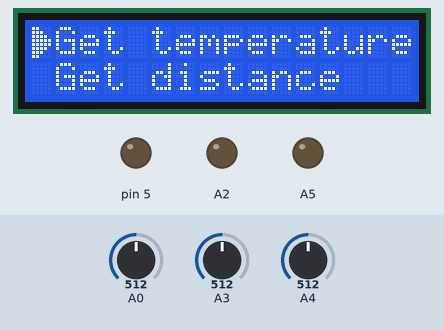
The sketch below on a simulated Arduino Uno, built with avr-gcc and run on an emulated ATmega328P. On the bench: 16×2 character LCD, output pins drawn as LEDs (lit = HIGH). The test bench sets the inputs (shaded band); at power-on: A3 = 512, A4 = 512, A0 = 512.

Above: at 1.2 s.
1.3 s: A3 set to 791
2.8 s: A3 set to 810
At 3.4 s:
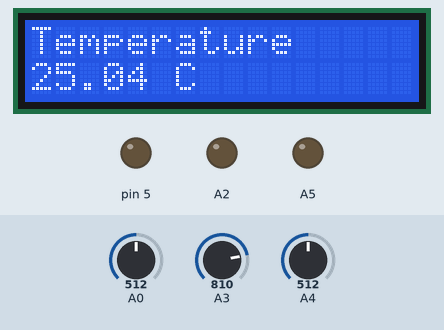
4.3 s: A3 set to 408
5.8 s: A3 set to 389
At 6.9 s:
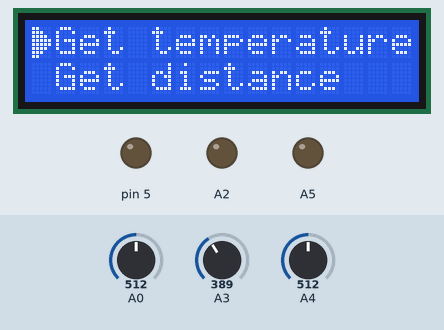
7.3 s: A4 set to 415
8.8 s: A4 set to 384
At 9.2 s:
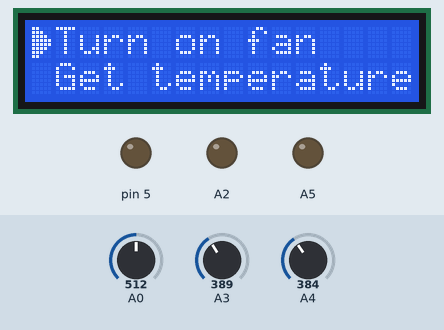
Timing chart, 0 to 11.3 s (numbered marks = the images above; inputs shaded):
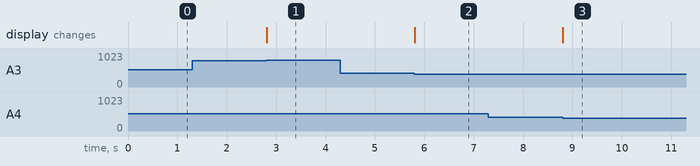

Measured:
- the behaviour switches between 800 and 801 on A3 (found by bisection; images 0 and 1)
- the behaviour switches between 400 and 399 on A3 (found by bisection; images 1 and 2)
- the behaviour switches between 400 and 399 on A4 (found by bisection; images 2 and 3)
- after the input at 1.3 s, every drawn part: stays the same
- after the input at 2.8 s, the display: changes at once (image 1)
- after the input at 4.3 s, every drawn part: stays the same
- after the input at 5.8 s, the display: changes at once (image 2)
- after the input at 7.3 s, every drawn part: stays the same
- after the input at 8.8 s, the display: changes at once (image 3)

The sketch:

Arduino.ino
```cpp
#include <Arduino.h>

#include "Central.h"

Central central;

void setup() { Serial.begin(9600); }

void loop() { central.loop(); }
```

Central.cpp
```cpp
//
// Created by buimi on 5/3/2022.
//

#include "Central.h"

#include <Arduino.h>

#include "Fan.h"
#include "JoyStick.h"
#include "MainMenu.h"
#include "Menu.h"
#include "MusicMenu.h"
#include "Screen.h"
#include "Speaker.h"
#include "TempSensor.h"
#include "UltraSoundSensor.h"

Central::Central()
    : fan_(A5),
      joy_stick_(A3, A4),
      screen_(4, 6, 10, 11, 12, 13),
      speaker_(A2),
      temp_sensor_(A0),
      ultra_sound_sensor_(5, 7),
      main_menu_(screen_, temp_sensor_, ultra_sound_sensor_, fan_),
      music_menu_(speaker_),
      menu_idx_(0),
      menus_({&main_menu_, &music_menu_}),
      need_refresh_gui_(true),
      prev_direction_(Direction::no) {}

void Central::gui() {
  Menu& current_menu_ = *menus_[menu_idx_];
  if (!current_menu_.scrollable()) {
    current_menu_.action();
  } else {
    if (!need_refresh_gui_) return;

    screen_.clear_lcd();

    uint8_t idx = current_menu_.current_idx();
    uint8_t size = current_menu_.size();
    uint8_t line = current_menu_.current_line();
    uint8_t display = (idx + size - line) % size;

    screen_.lcd.setCursor(1, 0);

    screen_.lcd.print(current_menu_[display]);
    screen_.lcd.setCursor(1, 1);
    screen_.lcd.print(current_menu_[(display + 1) % size]);
    screen_.draw_arrow(line);

    need_refresh_gui_ = false;
  }
}

void Central::loop() {
  Menu& current_menu_ = *menus_[menu_idx_];
  gui();

  Direction direction = joy_stick_.read();
  if (direction == prev_direction_) return;

  if (direction == Direction::up || direction == Direction::down) {
    current_menu_.scroll(direction);
    need_refresh_gui_ = true;
  }

  if (direction == Direction::right) {
    int8_t signal = current_menu_.right();
    need_refresh_gui_ = true;
    menu_idx_ += signal;
  }

  if (direction == Direction::left) {
    int8_t signal = current_menu_.left();
    need_refresh_gui_ = true;
    menu_idx_ += signal;
  }

  prev_direction_ = direction;
}
```

Central.h
```cpp
//
// Created by buimi on 5/3/2022.
//

#ifndef BE_ARDUINO_CENTRAL_H
#define BE_ARDUINO_CENTRAL_H

#include <Arduino.h>
#include <LiquidCrystal.h>

#include "Fan.h"
#include "JoyStick.h"
#include "MainMenu.h"
#include "Menu.h"
#include "MusicMenu.h"
#include "Screen.h"
#include "Speaker.h"
#include "TempSensor.h"
#include "UltraSoundSensor.h"

class Central {
 private:
  Fan fan_;
  JoyStick joy_stick_;
  Screen screen_;
  Speaker speaker_;
  TempSensor temp_sensor_;
  UltraSoundSensor ultra_sound_sensor_;

  MainMenu main_menu_;
  MusicMenu music_menu_;

  uint8_t menu_idx_;
  Menu* menus_[2];
  // Variable which gives us the indication whether we must refresh the
  // interface or not
  bool need_refresh_gui_;
  Direction prev_direction_;

  void gui();

 public:
  Central();

  void loop();
};

#endif  // BE_ARDUINO_CENTRAL_H
```

Device.cpp
```cpp
//
// Created by buimi on 5/3/2022.
//

#include "Device.h"

#include <Arduino.h>
Device::Device(const char *name) : name_(name) {}
// return a string for debugging purpose
String Device::get_debug_string() { return name_; }
void Device::print_debug_string() { Serial.print(get_debug_string()); }
```

Device.h
```cpp
//
// Created by buimi on 5/3/2022.
//

#ifndef BE_ARDUINO_DEVICE_H
#define BE_ARDUINO_DEVICE_H

#include <Arduino.h>

class Device {
 protected:
  const char* name_;
  Device(const char* name);

 public:
  String get_debug_string();
  void print_debug_string();
};

#endif  // BE_ARDUINO_DEVICE_H
```

Fan.cpp
```cpp
//
// Created by buimi on 5/3/2022.
//

#include "Fan.h"

#include <Arduino.h>
Fan::Fan(const uint8_t pin, const char *name)
    : OutputDevice<uint8_t>(name), pin_(pin) {
  pinMode(pin_, OUTPUT);
}
// Activate Fan with its speed
void Fan::write(const uint8_t &speed) { analogWrite(pin_, speed); }
```

Fan.h
```cpp
//
// Created by buimi on 5/3/2022.
//

#ifndef BE_ARDUINO_FAN_H
#define BE_ARDUINO_FAN_H

#include <Arduino.h>

#include "OutputDevice.h"

class Fan : public OutputDevice<uint8_t> {
 private:
  Fan(const int pin, const char* name);
  const uint8_t pin_;

 public:
  Fan(const uint8_t pin, const char* name = "Fan");


  void write(const uint8_t& speed) override;
};

#endif  // BE_ARDUINO_FAN_H
```

InputDevice.h
```cpp
//
// Created by buimi on 5/3/2022.
//

#ifndef BE_ARDUINO_INPUTDEVICE_H
#define BE_ARDUINO_INPUTDEVICE_H

#include <Arduino.h>

#include "Device.h"

template <typename T>
class InputDevice : public Device {
 private:
  const char *unit_;

 protected:
  T data_;

 public:
  InputDevice(const char *name, const char *unit) : Device(name), unit_(unit) {}

  virtual const T &read() = 0;
};

#endif  // BE_ARDUINO_INPUTDEVICE_H
```

JoyStick.cpp
```cpp
//
// Created by buimi on 5/3/2022.
//

#include "JoyStick.h"

#include <Arduino.h>

constexpr int LEFT_THRESHOLD = 400;
constexpr int RIGHT_THRESHOLD = 800;
constexpr int UP_THRESHOLD = 400;
constexpr int DOWN_THRESHOLD = 800;
JoyStick::JoyStick(const uint8_t pin_x, const uint8_t pin_y, const char *name)
    : InputDevice<Direction>(name, ""), pin_x_(pin_x), pin_y_(pin_y) {}

// Return the current direction of the Joystick (Left/Right/Up/Down/No)
const Direction &JoyStick::read() {
  int val_x = analogRead(pin_x_);
  int val_y = analogRead(pin_y_);

  uint8_t command = static_cast<uint8_t>(Direction::no);

  if (val_x < LEFT_THRESHOLD) {
    command |= static_cast<uint8_t>(Direction::left);
  } else if (val_x > RIGHT_THRESHOLD) {
    command |= static_cast<uint8_t>(Direction::right);
  }
  if (val_y < UP_THRESHOLD) {
    command |= static_cast<uint8_t>(Direction::up);
  } else if (val_y > DOWN_THRESHOLD) {
    command |= static_cast<uint8_t>(Direction::down);
  }

  data_ = Direction::no;
  if (command & static_cast<uint8_t>(Direction::left)) {
    data_ = Direction::left;
  }
  if (command & static_cast<uint8_t>(Direction::right)) {
    data_ = Direction::right;
  }
  if (command & static_cast<uint8_t>(Direction::up)) {
    data_ = Direction::up;
  }
  if (command & static_cast<uint8_t>(Direction::down)) {
    data_ = Direction::down;
  }

  return data_;
}
```

JoyStick.h
```cpp
//
// Created by buimi on 5/3/2022.
//

#ifndef BE_ARDUINO_JOYSTICK_H
#define BE_ARDUINO_JOYSTICK_H

#include "InputDevice.h"

// Enumerator class Direction to define directions
enum class Direction : uint8_t {
  no = 0x00,
  left = 0x01,
  right = 0x02,
  up = 0x04,
  down = 0x08
};

class JoyStick : public InputDevice<Direction> {
 private:
  JoyStick(const int pin_x, const int pin_y, const char *name);
  const uint8_t pin_x_;
  const uint8_t pin_y_;

 public:
  JoyStick(const uint8_t pin_x, const uint8_t pin_y,
           const char *name = "JoyStick");

  const Direction &read() override;
};

#endif  // BE_ARDUINO_JOYSTICK_H
```

MainMenu.cpp
```cpp
//
// Created by buimi on 5/3/2022.
//

#include "MainMenu.h"

#include <Arduino.h>

const char* MainMenuItems[] = {"Get temperature", "Get distance", "Play song",
                               "Turn on fan"};

constexpr unsigned long UPDATE_INTERVAL_MILLIS = 1000;

MainMenu::MainMenu(Screen& screen, TempSensor& temp_sensor,
                   UltraSoundSensor& ultra_sound_sensor, Fan& fan)
    : Menu(MainMenuItems, sizeof(MainMenuItems) / sizeof(const char*)),
      screen_(screen),
      temp_sensor_(temp_sensor),
      ultra_sound_sensor_(ultra_sound_sensor),
      fan_(fan),
      use_fan_(false),
      prev_millis_(-UPDATE_INTERVAL_MILLIS) {}

void MainMenu::temperature() {
  screen_.lcd.print("Temperature");
  screen_.lcd.setCursor(0, 1);
  screen_.lcd.print(String(temp_sensor_.read()) + " C");
}

void MainMenu::distance() {
  screen_.lcd.print("Distance");
  screen_.lcd.setCursor(0, 1);
  screen_.lcd.print(String(ultra_sound_sensor_.read()) + " cm");
}

void MainMenu::fan() {
  use_fan_ = true;
  screen_.lcd.print("Fan");
  fan_.write(150);
}

int8_t MainMenu::action() {
  unsigned long current_millis_ = millis();
  if (current_millis_ - prev_millis_ < UPDATE_INTERVAL_MILLIS) return 0;
  // The screen refresh every 1s -> Temp and Distance update every 1s
  prev_millis_ = current_millis_;

  screen_.lcd.clear();
  screen_.lcd.setCursor(0, 0);
  switch (idx_) {
    case 0:
      temperature();
      break;
    case 1:
      distance();
      break;
    case 3:
      fan();
      break;
  }

  return 0;
}

int8_t MainMenu::right() {
  // If we want to go to Play Song menu
  if (idx_ == 2) {
    return 1;
  } else {
    scrollable_ = false;
    return 0;
  }
}
// If the Menu is not scrollable, when we move the cursor left, the menu becomes
// scrollable
int8_t MainMenu::left() {
  if (!scrollable_) {
    scrollable_ = true;
    // Current_millis_ - prev_millis_ is always > UPDATE_INTERVAL_MILLIS -> no
    // delay
    prev_millis_ = -UPDATE_INTERVAL_MILLIS;
    if (use_fan_) {
      use_fan_ = false;
      fan_.write(0);
      screen_.reset_lcd();
    }
  }
  return 0;
}
```

MainMenu.h
```cpp
//
// Created by buimi on 5/3/2022.
//

#ifndef BE_ARDUINO_MAINMENU_H
#define BE_ARDUINO_MAINMENU_H

#include <Arduino.h>

#include "Fan.h"
#include "Menu.h"
#include "Screen.h"
#include "TempSensor.h"
#include "UltraSoundSensor.h"

class MainMenu : public Menu {
 private:
  void temperature();
  void distance();
  void fan();

  Screen& screen_;

  TempSensor& temp_sensor_;
  UltraSoundSensor& ultra_sound_sensor_;

  Fan& fan_;
  bool use_fan_;

  unsigned long prev_millis_;

 public:
  MainMenu(Screen& screen, TempSensor& temp_sensor,
           UltraSoundSensor& ultra_sound_sensor, Fan& fan);

  int8_t action() override;
  int8_t right() override;
  int8_t left() override;
};

#endif  // BE_ARDUINO_MAINMENU_H
```

Menu.cpp
```cpp
//
// Created by buimi on 5/3/2022.
//

#include "Menu.h"

#include <Arduino.h>

#include "JoyStick.h"

Menu::Menu(const char* const* items, uint8_t size)
    : line_(0), idx_(0), items_(items), size_(size), scrollable_(true) {}

void Menu::scroll(Direction direction) {
  // If not scrollable , do nothing
  if (!scrollable_) return;

  //  if Scroll, move cursor and line
  if (direction == Direction::up) {
    line_ = 0;
    idx_ = (idx_ + size_ - 1) % size_;

  } else if (direction == Direction::down) {
    line_ = 1;
    idx_ = (idx_ + size_ + 1) % size_;
  }
}

const char* Menu::operator[](uint8_t idx) const { return items_[idx]; }

uint8_t Menu::current_line() const { return line_; }
// Index of the current line
uint8_t Menu::current_idx() const { return idx_; }
uint8_t Menu::size() const { return size_; }

bool Menu::scrollable() const { return scrollable_; }
```

Menu.h
```cpp
//
// Created by buimi on 5/3/2022.
//

#ifndef BE_ARDUINO_MENU_H
#define BE_ARDUINO_MENU_H

#include <Arduino.h>

#include "JoyStick.h"

class Menu {
 protected:
  // The line of the menu (0/1)
  uint8_t line_;
  // The index of the current menu items (GetTemp/GetDist/PlaySong/TurnOnFan for the Main Menu)
  uint8_t idx_;

  const char* const* items_;
  // The size of the current menu (4 for the Main Menu)
  uint8_t size_;
  // The state of the Joystick in the Menu (Scrollable or not)
  bool scrollable_;

 public:
  Menu(const char* const* items, uint8_t size);
  // Scroll Up Down
  void scroll(Direction direction);

  virtual int8_t action() = 0;
  virtual int8_t right() = 0;
  virtual int8_t left() = 0;
  // Return the display string
  const char* operator[](uint8_t idx) const;

  uint8_t current_line() const;
  uint8_t current_idx() const;
  uint8_t size() const;
  bool scrollable() const;
};

#endif  // BE_ARDUINO_MENU_H
```

MusicMenu.cpp
```cpp
//
// Created by buimi on 5/3/2022.
//

#include "MusicMenu.h"

#include <Arduino.h>

#include "Songs.h"

MusicMenu::MusicMenu(Speaker& speaker)
    : Menu(SongNames, NumberOfSongs), speaker_(speaker) {}

int8_t MusicMenu::action() { return 0; }

// Play music on speaker then stop
int8_t MusicMenu::right() {
  speaker_.write(idx_);
  return 0;
}

// If we move Joystick to the left in the MusicMenu, decrease the MenuIndex by 1
int8_t MusicMenu::left() { return -1; }
```

MusicMenu.h
```cpp
//
// Created by buimi on 5/3/2022.
//

#ifndef BE_ARDUINO_MUSICMENU_H
#define BE_ARDUINO_MUSICMENU_H

#include <Arduino.h>

#include "Menu.h"
#include "Speaker.h"

class MusicMenu : public Menu {
 private:
  Speaker& speaker_;

 public:
  MusicMenu(Speaker& speaker);

  int8_t action() override;
  int8_t right() override;
  int8_t left() override;
};

#endif  // BE_ARDUINO_MUSICMENU_H
```

OutputDevice.h
```cpp
//
// Created by buimi on 5/3/2022.
//

#ifndef BE_ARDUINO_OUTPUTDEVICE_H
#define BE_ARDUINO_OUTPUTDEVICE_H

#include <Arduino.h>

#include "Device.h"
// Use template because we can write different types of data
template <typename T>
class OutputDevice : public Device {
 public:
  OutputDevice(const char* name) : Device(name) {}

  virtual void write(const T& value) = 0;
};

#endif  // BE_ARDUINO_OUTPUTDEVICE_H
```

Pitch.h
```cpp
//
// Created by buimi on 5/3/2022.
//

#ifndef BE_ARDUINO_PITCH_H
#define BE_ARDUINO_PITCH_H

#include <Arduino.h>
// The pitch of all musical notes
constexpr uint16_t NOTE_0 = 0;
constexpr uint16_t NOTE_B0 = 31;
constexpr uint16_t NOTE_C1 = 33;
constexpr uint16_t NOTE_CS1 = 35;
constexpr uint16_t NOTE_D1 = 37;
constexpr uint16_t NOTE_DS1 = 39;
constexpr uint16_t NOTE_E1 = 41;
constexpr uint16_t NOTE_F1 = 44;
constexpr uint16_t NOTE_FS1 = 46;
constexpr uint16_t NOTE_G1 = 49;
constexpr uint16_t NOTE_GS1 = 52;
constexpr uint16_t NOTE_A1 = 55;
constexpr uint16_t NOTE_AS1 = 58;
constexpr uint16_t NOTE_B1 = 62;
constexpr uint16_t NOTE_C2 = 65;
constexpr uint16_t NOTE_CS2 = 69;
constexpr uint16_t NOTE_D2 = 73;
constexpr uint16_t NOTE_DS2 = 78;
constexpr uint16_t NOTE_E2 = 82;
constexpr uint16_t NOTE_F2 = 87;
constexpr uint16_t NOTE_FS2 = 93;
constexpr uint16_t NOTE_G2 = 98;
constexpr uint16_t NOTE_GS2 = 104;
constexpr uint16_t NOTE_A2 = 110;
constexpr uint16_t NOTE_AS2 = 117;
constexpr uint16_t NOTE_B2 = 123;
constexpr uint16_t NOTE_C3 = 131;
constexpr uint16_t NOTE_CS3 = 139;
constexpr uint16_t NOTE_D3 = 147;
constexpr uint16_t NOTE_DS3 = 156;
constexpr uint16_t NOTE_E3 = 165;
constexpr uint16_t NOTE_F3 = 175;
constexpr uint16_t NOTE_FS3 = 185;
constexpr uint16_t NOTE_G3 = 196;
constexpr uint16_t NOTE_GS3 = 208;
constexpr uint16_t NOTE_A3 = 220;
constexpr uint16_t NOTE_AS3 = 233;
constexpr uint16_t NOTE_B3 = 247;
constexpr uint16_t NOTE_C4 = 262;
constexpr uint16_t NOTE_CS4 = 277;
constexpr uint16_t NOTE_D4 = 294;
constexpr uint16_t NOTE_DS4 = 311;
constexpr uint16_t NOTE_E4 = 330;
constexpr uint16_t NOTE_F4 = 349;
constexpr uint16_t NOTE_FS4 = 370;
constexpr uint16_t NOTE_G4 = 392;
constexpr uint16_t NOTE_GS4 = 415;
constexpr uint16_t NOTE_A4 = 440;
constexpr uint16_t NOTE_AS4 = 466;
constexpr uint16_t NOTE_B4 = 494;
constexpr uint16_t NOTE_C5 = 523;
constexpr uint16_t NOTE_CS5 = 554;
constexpr uint16_t NOTE_D5 = 587;
constexpr uint16_t NOTE_DS5 = 622;
constexpr uint16_t NOTE_E5 = 659;
constexpr uint16_t NOTE_F5 = 698;
constexpr uint16_t NOTE_FS5 = 740;
constexpr uint16_t NOTE_G5 = 784;
constexpr uint16_t NOTE_GS5 = 831;
constexpr uint16_t NOTE_A5 = 880;
constexpr uint16_t NOTE_AS5 = 932;
constexpr uint16_t NOTE_B5 = 988;
constexpr uint16_t NOTE_C6 = 1047;
constexpr uint16_t NOTE_CS6 = 1109;
constexpr uint16_t NOTE_D6 = 1175;
constexpr uint16_t NOTE_DS6 = 1245;
constexpr uint16_t NOTE_E6 = 1319;
constexpr uint16_t NOTE_F6 = 1397;
constexpr uint16_t NOTE_FS6 = 1480;
constexpr uint16_t NOTE_G6 = 1568;
constexpr uint16_t NOTE_GS6 = 1661;
constexpr uint16_t NOTE_A6 = 1760;
constexpr uint16_t NOTE_AS6 = 1865;
constexpr uint16_t NOTE_B6 = 1976;
constexpr uint16_t NOTE_C7 = 2093;
constexpr uint16_t NOTE_CS7 = 2217;
constexpr uint16_t NOTE_D7 = 2349;
constexpr uint16_t NOTE_DS7 = 2489;
constexpr uint16_t NOTE_E7 = 2637;
constexpr uint16_t NOTE_F7 = 2794;
constexpr uint16_t NOTE_FS7 = 2960;
constexpr uint16_t NOTE_G7 = 3136;
constexpr uint16_t NOTE_GS7 = 3322;
constexpr uint16_t NOTE_A7 = 3520;
constexpr uint16_t NOTE_AS7 = 3729;
constexpr uint16_t NOTE_B7 = 3951;
constexpr uint16_t NOTE_C8 = 4186;
constexpr uint16_t NOTE_CS8 = 4435;
constexpr uint16_t NOTE_D8 = 4699;
constexpr uint16_t NOTE_DS8 = 4978;

#endif  // BE_ARDUINO_PITCH_H
```

Screen.cpp
```cpp
//
// Created by buimi on 5/3/2022.
//

#include "Screen.h"

#include <Arduino.h>

#include "OutputDevice.h"

byte ArrowShape[] = {B11000, B11100, B11110, B11111,
                     B11111, B11110, B11100, B11000};

Screen::Screen(const uint8_t pin1, const uint8_t pin2, const uint8_t pin3,
               const uint8_t pin4, const uint8_t pin5, const uint8_t pin6,
               const char* name)
    : OutputDevice<String>(name), lcd(pin1, pin2, pin3, pin4, pin5, pin6) {
  reset_lcd();
}
// Write the content string on the screen
void Screen::write(const String& content) { lcd.print(content); }

void Screen::reset_lcd() {
  lcd.begin(16, 2);
  lcd.createChar(1, ArrowShape);
}

void Screen::clear_lcd() { lcd.clear(); }

void Screen::draw_arrow(uint8_t line) {
  lcd.setCursor(0, line);
  lcd.write(1);
}
```

Screen.h
```cpp
//
// Created by buimi on 5/3/2022.
//

#ifndef BE_ARDUINO_SCREEN_H
#define BE_ARDUINO_SCREEN_H

#include <Arduino.h>
#include <LiquidCrystal.h>

#include "OutputDevice.h"

class Screen : public OutputDevice<String> {
 public:
  Screen(const uint8_t pin1, const uint8_t pin2, const uint8_t pin3,
         const uint8_t pin4, const uint8_t pin5, const uint8_t pin6,
         const char* name = "LCD");

  void write(const String& content) override;

  void reset_lcd();
  void clear_lcd();

  void draw_arrow(uint8_t line);

  LiquidCrystal lcd;
};

#endif  // BE_ARDUINO_SCREEN_H
```

Speaker.cpp
```cpp
//
// Created by buimi on 5/3/2022.
//

#include "Speaker.h"

#include <avr/pgmspace.h>

#include "Pitch.h"
#include "Songs.h"

Speaker::Speaker(const uint8_t pin, const char* name)
    : OutputDevice<uint8_t>(name), pin_(pin) {
  pinMode(pin_, OUTPUT);
}
// Play note with its time duration
void Speaker::play_note(uint16_t pitch, uint8_t length) {
  uint16_t note_length = 1000 / 16 * length;
  tone(pin_, pitch, note_length);
  delay(note_length * 1.3);
}
// Play the entire song
void Speaker::play_song(const Note notes[], uint8_t song_length) {
  for (uint8_t i = 0; i < song_length; ++i) {
    Note note;
    // Copy from flash to RAM
    memcpy_P(&note, &notes[i], sizeof(Note));
    play_note(note.pitch, note.length);
  }
}

void Speaker::stop() { noTone(pin_); }
// Play the song_index song in the list with the speaker
void Speaker::write(const uint8_t& song_index) {
  play_song(SongNotes[song_index], SongLengths[song_index]);
  stop();
}
```

Source omitted: Songs.h (7935 bytes), Speaker.h (546 bytes), TempSensor.cpp (420 bytes), TempSensor.h (407 bytes), UltraSoundSensor.cpp (1029 bytes), UltraSoundSensor.h (470 bytes)
